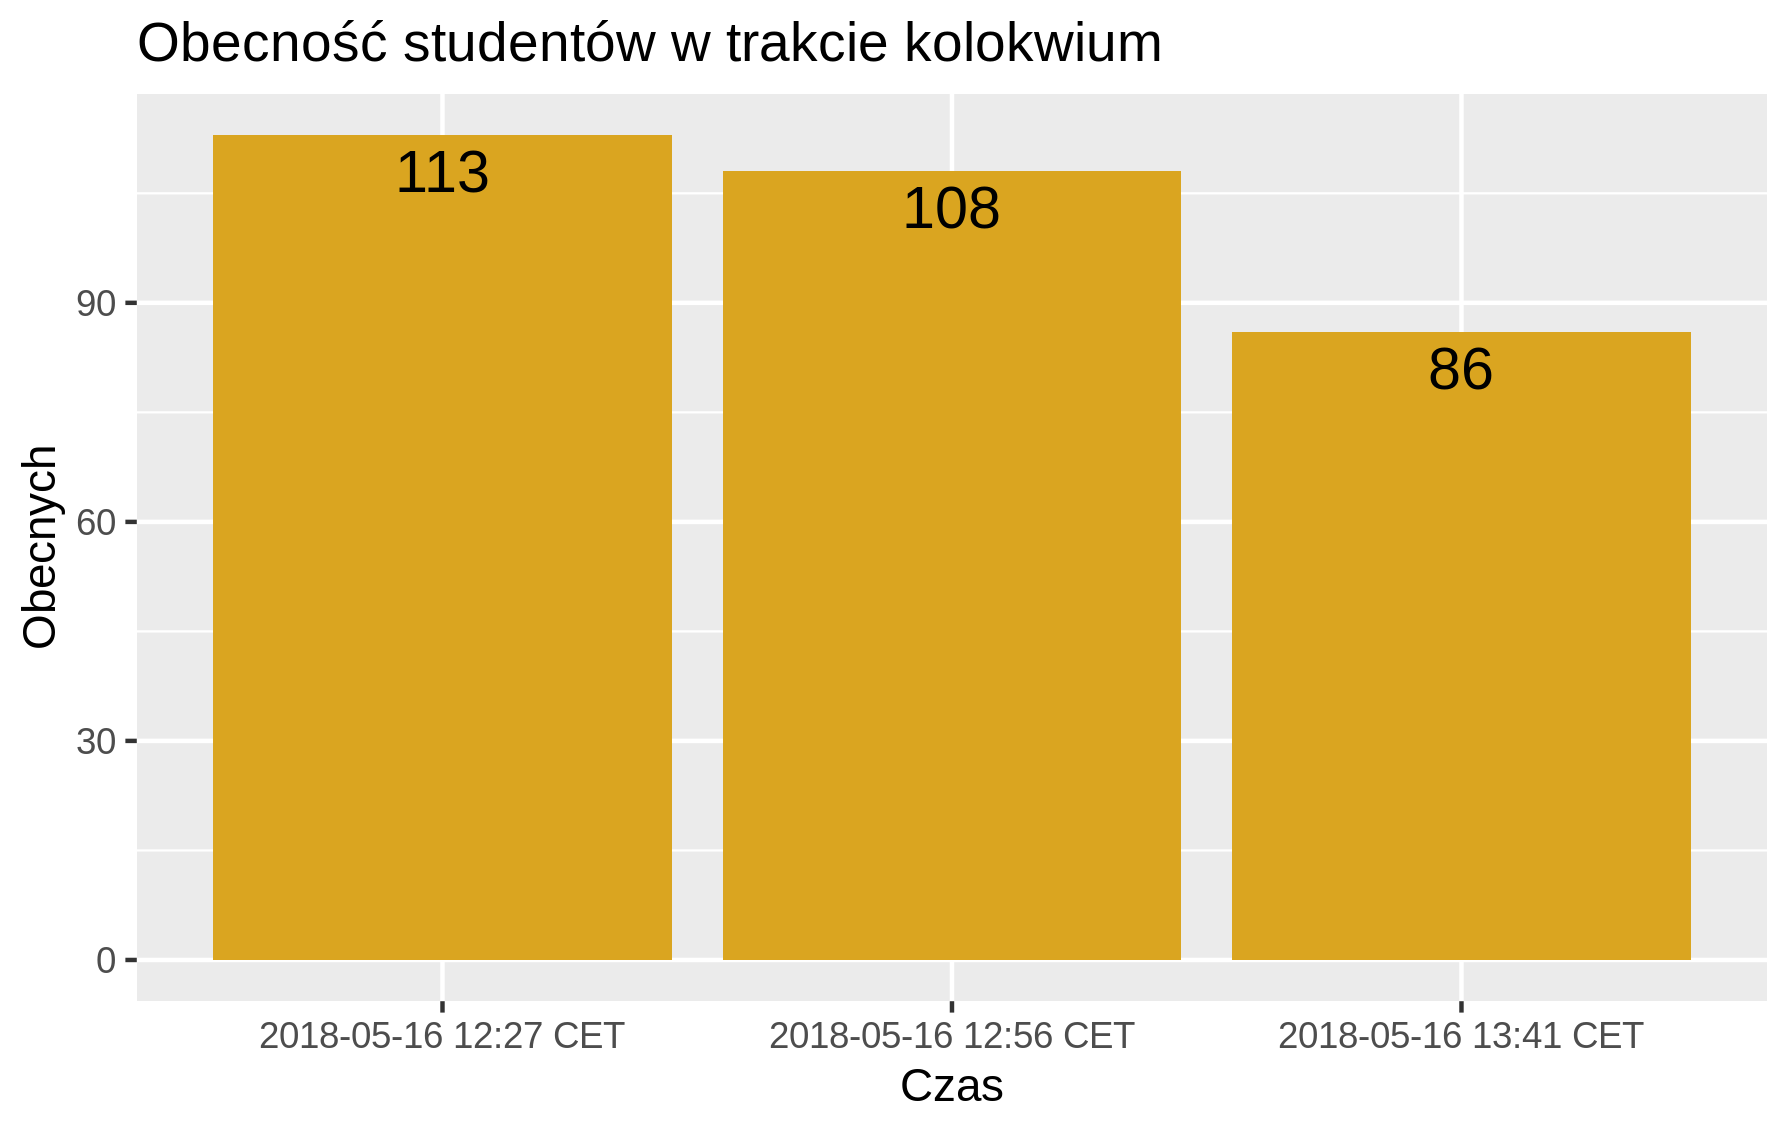

The script that saved this image:
library(ggplot2)

data <- data.frame(liczebnosc = c(113, 108, 86),
                   date = c("2018-05-16 12:27 CET", "2018-05-16 12:56 CET", "2018-05-16 13:41 CET"))

ggplot(data = data, aes(x = date, y = liczebnosc, fill = "")) + 
  geom_bar(stat = "identity") + 
  geom_text(aes(label = liczebnosc), nudge_y = -5, size = 5) + 
  scale_fill_manual(values = "goldenrod") + 
  xlab(label = "Czas") + 
  ylab(label = "Obecnych") + 
  theme(legend.position = "none") + 
  ggtitle("Obecność studentów w trakcie kolokwium")

ggsave('obecnosc.png')
